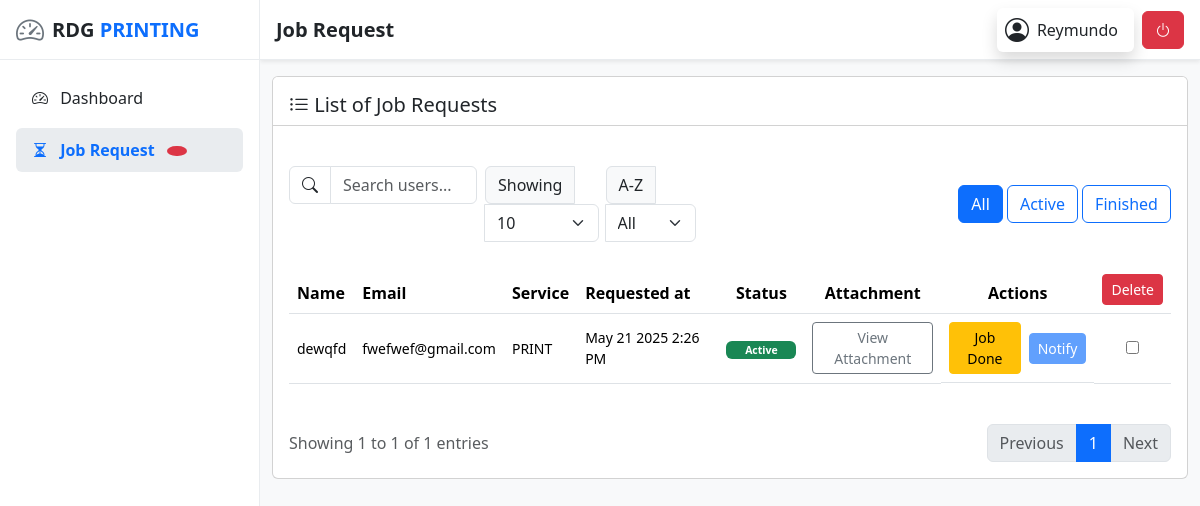
Page /admin/job-request.php?alpha=dewqfd (signed in) on the committed database.
### tables this page shows
CREATE TABLE `uploads` (
  `id` int(10) UNSIGNED NOT NULL,
  `name` varchar(100) NOT NULL,
  `email` varchar(100) NOT NULL,
  `service` enum('print','2x2','passport size','1x1') DEFAULT NULL,
  `created_at` timestamp NOT NULL DEFAULT current_timestamp(),
  `isActive` tinyint(1) NOT NULL DEFAULT 1,
  `isNotified` tinyint(1) NOT NULL DEFAULT 0,
  `job_instructions` text NOT NULL
);

### admin/job-request.php (the view, shortened to what this page needs)
<?php
include '../backend/connection/db_conn.php';
$page = isset($_GET['page']) ? (int)$_GET['page'] : 1;
$pageSize = isset($_GET['pageSize']) ? (int)$_GET['pageSize'] : 10;
$search = isset($_GET['search']) ? $_GET['search'] : '';
$alpha = isset($_GET['alpha']) ? $_GET['alpha'] : '';
$status = isset($_GET['status']) ? $_GET['status'] : 'all';
$offset = ($page - 1) * $pageSize;
$query = "SELECT * FROM uploads WHERE 1=1";
if (!empty($alpha)) {
    $alpha = $conn->real_escape_string($alpha);
    $query .= " AND name LIKE '$alpha%'";
}
$query .= " ORDER BY created_at DESC";
$totalCountResult = $conn->query("SELECT COUNT(*) as total FROM ($query) as t");
$totalCount = $totalCountResult->fetch_assoc()['total'];
$totalPages = ceil($totalCount / $pageSize);
$query .= " LIMIT $pageSize OFFSET $offset";
$result = $conn->query($query);
$jobRequests = [];
if ($result) {
    while ($row = $result->fetch_assoc()) {
        $jobRequests[] = $row;
    }
}
?>
<!DOCTYPE html>
<html lang="en">
<head>
    <link rel="stylesheet" href="../node_modules/bootstrap/dist/css/bootstrap.min.css"/>
    <link rel="stylesheet" href="../node_modules/bootstrap-icons/font/bootstrap-icons.css"/>
    <link rel="stylesheet" href="../assets/css/admin.css" />
</head>
<body>
    <div class="d-flex">
        <?php include "../includes/admin-sidebar.php"; ?>
        <main class="admin-main flex-grow-1 d-flex flex-column min-vh-100">
            <?php include "../includes/admin-header.php"; ?>
            <div class="container mt-3">
                <div class="row mb-4">
                    <div class="col-12">
                        <div class="card">
                            <div class="card-header bg-white d-flex justify-content-between align-items-center flex-wrap">
                                <h5 class="card-title mb-0 my-2">
                                    <i class="bi bi-list-ul"></i>
                                    List of Job Requests
                                </h5>
                            </div>
                            <div class="card-body mt-4">
                                <div class="row mb-4 align-items-center">
                                    <div class="col-12 col-md-8">
                                        <form method="GET" action="">
                                            <div class="row g-2">
                                                <div class="col-12 col-md-4">
                                                    <div class="input-group">
                                                        <span class="input-group-text bg-white"><i class="bi bi-search"></i></span>
                                                        <input type="text" class="form-control" id="searchInput" name="search" autocomplete="off" placeholder="Search users..." value="<?php echo htmlspecialchars($search); ?>">
                                                    </div>
                                                </div>
                                                <div class="col-6 col-md-3">
                                                    <div class="input-group" style="width: 82%">
                                                        <span class="input-group-text" for="pageSizeSelect">Showing</span>
                                                        <select class="form-select" id="pageSizeSelect" name="pageSize" onchange="this.form.submit()">
                                                            <option value="10" <?php echo $pageSize == 10 ? 'selected' : ''; ?>>10</option>
                                                        </select>
                                                    </div>
                                                </div>
                                                <div class="col-6 col-md-2" style="margin-left: -4.5%">
                                                    <div class="input-group">
                                                        <label class="input-group-text" for="alphaSelect">A-Z</label>
                                                        <select class="form-select" id="alphaSelect" name="alpha" onchange="this.form.submit()">
                                                            <option value="">All</option>
                                                        </select>
                                                    </div>
                                                </div>
                                            </div>
                                        </form>
                                    </div>
                                    <div class="col-12 col-md-4 text-md-end mt-3 mt-md-0">
                                        <div class="btn-group" role="group">
                                            <form method="GET" action="">
                                                <button type="submit" class="btn btn-outline-primary <?php echo $status === 'all' ? 'active' : ''; ?>" name="status" value="all">All</button>
                                                <button type="submit" class="btn btn-outline-primary <?php echo $status === 'active' ? 'active' : ''; ?>" name="status" value="active">Active</button>
                                                <button type="submit" class="btn btn-outline-primary <?php echo $status === 'finished' ? 'active' : ''; ?>" name="status" value="finished">Finished</button>
                                            </form>
                                        </div>
                                    </div>
                                </div>
                                <div class="table-responsive">
                                    <table class="table table-hover align-middle">
                                        <thead>
                                            <tr>
                                                <th>Name</th>
                                                <th>Email</th>
                                                <th>Service</th>
                                                <th>Requested at</th>
                                                <th class="text-center">Status</th>
                                                <th class="text-center">Attachment</th>
                                                <th class="text-center">Actions</th>
                                                <th class="text-center">
                                                    <button id="deleteSelected" class="btn btn-danger btn-sm">Delete</button>
                                                </th>
                                            </tr>
                                        </thead>
                                        <tbody id="jobRequestsTable" style="font-size: 14px">
                                            <?php foreach ($jobRequests as $request): ?>
                                                <tr>
                                                    <td><?php echo htmlspecialchars($request['name']); ?></td>
                                                    <td><?php echo htmlspecialchars($request['email']); ?></td>
                                                    <td class="text-uppercase"><?php echo htmlspecialchars($request['service']); ?></td>
                                                    <td><?php echo date('M d Y g:i A', strtotime($request['created_at'])); ?></td>
                                                    <td class="text-center">
                                                        <?php if ($request['isActive']): ?>
                                                            <span class="badge bg-success" style="width: 70px">Active</span>
                                                        <?php else: ?>
                                                            <span class="badge bg-secondary" style="width: 70px">Done</span>
                                                        <?php endif; ?>
                                                    </td>
                                                    <td class="text-center">
                                                        <button class="btn btn-sm btn-outline-secondary view-attachment" data-id="<?php echo $request['id']; ?>" data-customer-name="<?php echo htmlspecialchars($request['name']); ?>"  data-bs-toggle="modal" data-bs-target="#attachmentModal">View Attachment</button>
                                                    </td>
                                                    <td class="text-center d-flex gap-2 align-items-center justify-content-center">
                                                        <form method="POST" action="mark-as-done.php" class="action-form">
                                                            <?php if ($request['isActive']): ?>
                                                                <button type="submit" name="action" value="markAsDone" class="btn btn-sm btn-warning confirm-action">Job Done</button>
                                                            <?php else: ?>
                                                                <button type="submit" name="action" value="markAsDone" class="btn btn-sm btn-warning" disabled>Job Done</button>
                                                            <?php endif; ?>
                                                        </form>
                                                        <form method="POST" action="notify.php" class="action-form">
                                                            <?php if ($request['isNotified'] || $request['isActive']): ?>
                                                                <button type="button" name="action" value="notify" class="btn btn-sm btn-primary" disabled>Notify</button>
                                                            <?php else: ?>
                                                                <button type="button" name="action" value="notify" class="btn btn-sm btn-primary confirm-action">Notify</button>
                                                            <?php endif; ?>
                                                        </form>
                                                    </td>
                                                    <td class="text-center">
                                                        <input type="checkbox" class="delete-checkbox" value="<?php echo $request['id']; ?>">
                                                    </td>
                                                </tr>
                                            <?php endforeach; ?>
                                        </tbody>
                                    </table>
                                </div>
                                <div class="d-flex flex-wrap justify-content-between align-items-center mt-4">
                                    <div class="mb-3 mb-md-0">
                                        <p class="mb-0 text-muted" id="entriesSummary">Showing 1 to <?php echo count($jobRequests); ?> of <?php echo $totalCount; ?> entries</p>
                                    </div>
                                    <nav aria-label="Page navigation">
                                        <ul class="pagination mb-0" id="pagination">
                                            <?php if ($page > 1): ?>
                                                <li class="page-item"><a class="page-link" href="?page=<?php echo $page - 1; ?>&pageSize=<?php echo $pageSize; ?>&search=<?php echo urlencode($search); ?>&alpha=<?php echo urlencode($alpha); ?>&status=<?php echo $status; ?>">Previous</a></li>
                                            <?php else: ?>
                                                <li class="page-item disabled"><a class="page-link" href="#">Previous</a></li>
                                            <?php endif; ?>
                                            <?php for ($i = 1; $i <= $totalPages; $i++): ?>
                                                <li class="page-item <?php echo ($i == $page) ? 'active' : ''; ?>">
                                                    <a class="page-link" href="?page=<?php echo $i; ?>&pageSize=<?php echo $pageSize; ?>&search=<?php echo urlencode($search); ?>&alpha=<?php echo urlencode($alpha); ?>&status=<?php echo $status; ?>"><?php echo $i; ?></a>
                                                </li>
                                            <?php endfor; ?>
                                            <?php if ($page < $totalPages): ?>
                                                <li class="page-item"><a class="page-link" href="?page=<?php echo $page + 1; ?>&pageSize=<?php echo $pageSize; ?>&search=<?php echo urlencode($search); ?>&alpha=<?php echo urlencode($alpha); ?>&status=<?php echo $status; ?>">Next</a></li>
                                            <?php else: ?>
                                                <li class="page-item disabled"><a class="page-link" href="#">Next</a></li>
                                            <?php endif; ?>
                                        </ul>
                                    </nav>
                                </div>
                            </div>
                        </div>
                    </div>
                </div>
            </div>
        </main>
    </div>
</body>
</html>

### assets/css/admin.css (style rules this page uses)
:root { --bs-primary-rgb: 13, 110, 253; --bs-success-rgb: 25, 135, 84; --bs-warning-rgb: 255, 193, 7; --bs-danger-rgb: 220, 53, 69; --bs-info-rgb: 13, 202, 240; --header-height: 60px; --sidebar-width: 260px; --sidebar-collapsed-width: 70px; --border-color: #e9ecef; }
body { background-color: #f8f9fa; overflow-x: hidden; }
.admin-main { margin-left: var(--sidebar-width); transition: margin 0.3s ease; width: calc(100% - var(--sidebar-width)); }

### rows in the picture
uploads: name "dewqfd", email "fwefwef@gmail.com", service "PRINT", created_at "May 21 2025 2:26 PM", isActive "Active", isNotified "Notify"

### other values in the picture
$pageTitle "Job Request"
$admin_username "Reymundo"
count($jobRequests) "1"
$totalCount "1"
